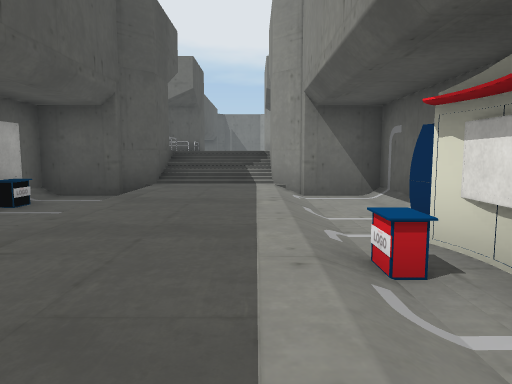
[1] (above)

17 first-person views from a walk through a scene from a Unity 3-D project. The camera is 1.23 m above the floor, tilts 6° down and sees 70° across. The floor is counted in squares, 1.87 m on a side. Each view is taken from the middle of a square. On the plan, view 1 faces up. The plan holds only what a view shows up to about 11 squares ahead; the rest is blank. The player is left out. Some surface patterns are stand-ins.

[2]
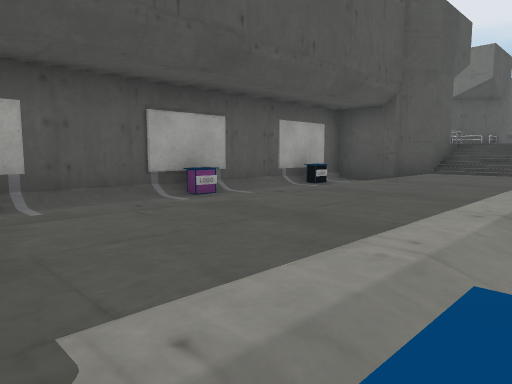

[3]
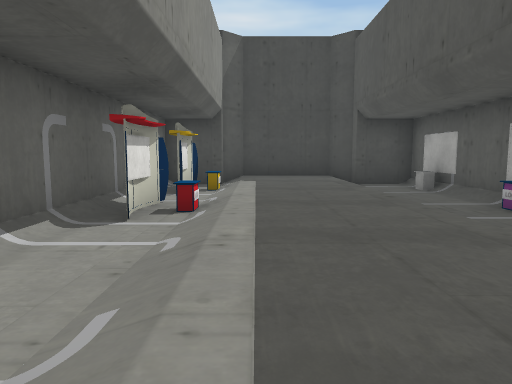

[4]
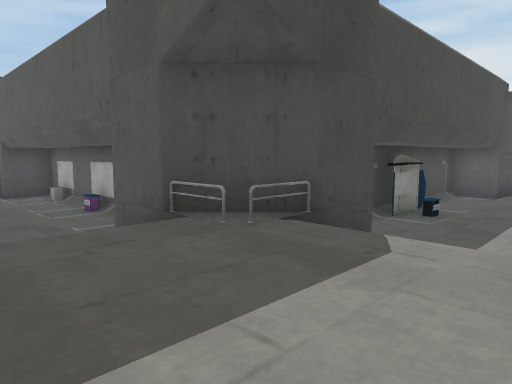

[5]
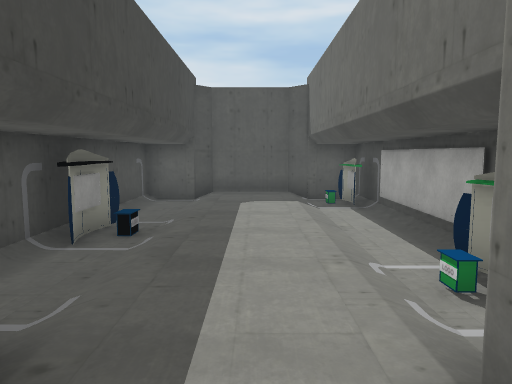

[6]
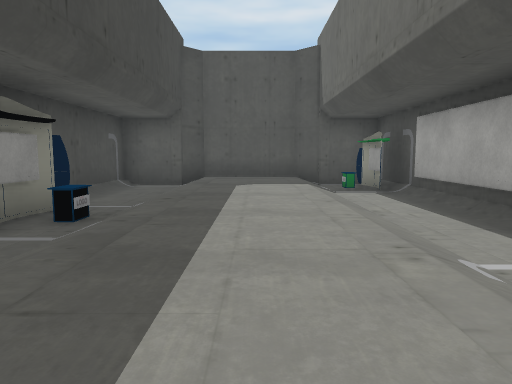

[7]
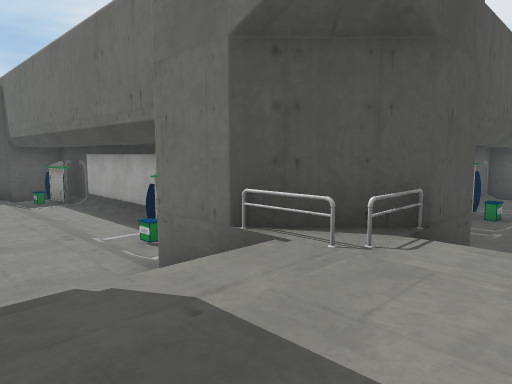

[8]
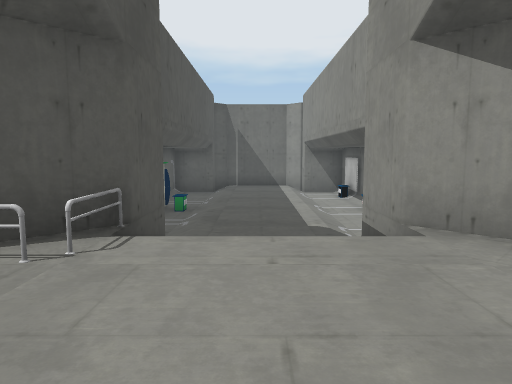

[9]
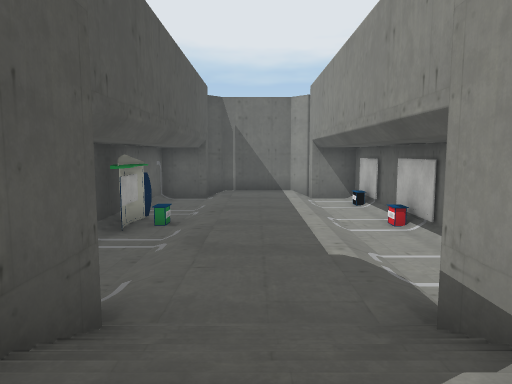

[10]
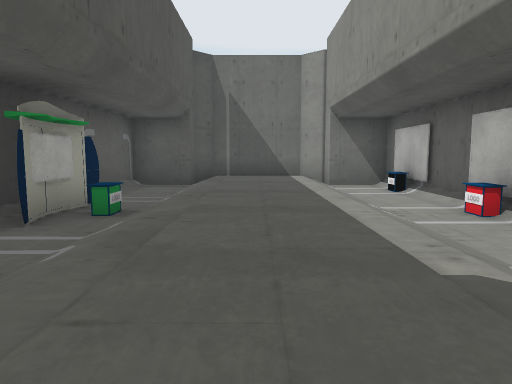

[11]
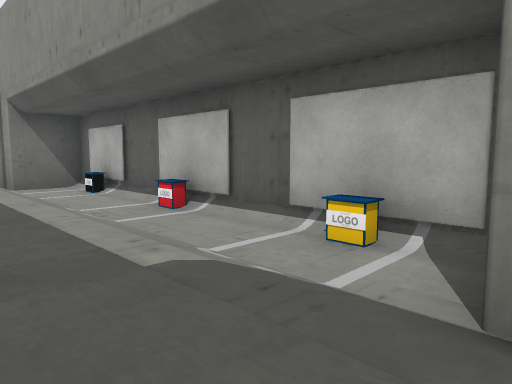

[12]
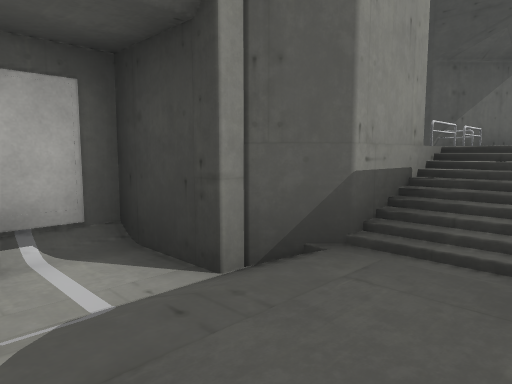

[13]
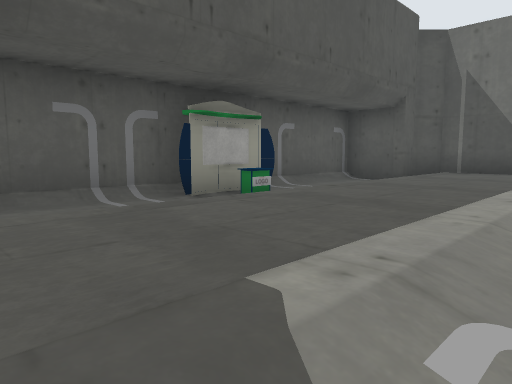

[14]
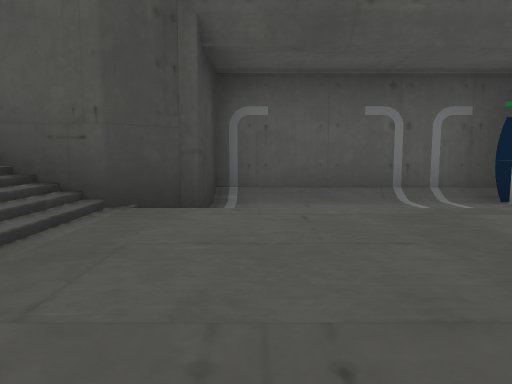

[15]
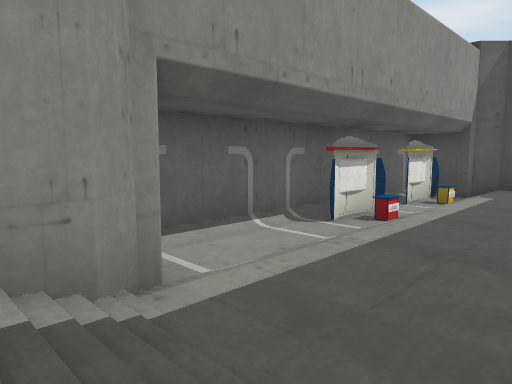

[16]
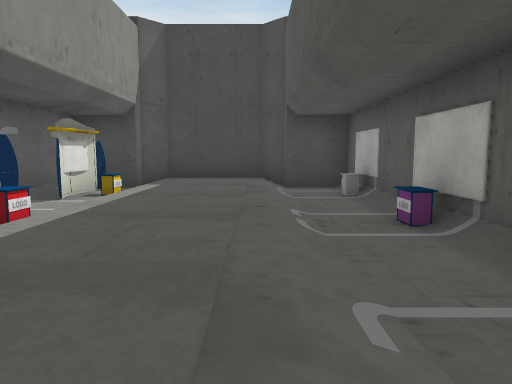

[17]
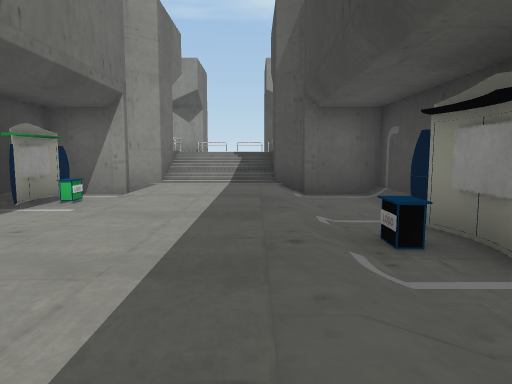

### Floor plan
Key: @ floor where view 1 was taken; # wall or solid block; . main floor; - floor 0.25 m lower than the main floor; : floor 1.25 m higher than the main floor; / step, stairs or slope; = window, fence, low wall or low ledge; R railing; O other object.
Columns run from 16 left of view 1 to 3 right of it. Each row starts with its distance up from view 1.
 27              #####
 26            ###...###
 25            #--...--#
 24            #--...-O#
 23            #--...--#
 22            ##-...--#
 21             #=...-O#
 20            ##-...--#
 19            #--...--#
 18            #--...-O#
 17            #--...--#
 16     #####  ###...###
 15  ##O----######///#
 14 ##-=-----=-###R//#
 13 #.........../R:::R
 12 #...........//:::
 11 #.........../R:::O#
 10 ##/////////###R//##
  9  #----O#---###///#
  8  #############///###
  7            #--...--#
  6            #O-...--#
  5            #--...--#
  4            #--...--#
  3            #O-...###
  2            #--...-##
  1            #--...--#
  0            ##-..@###
 -1             O-...-##
 -2             ##...###
 -3              #####

Where each view was taken, in squares from view 1:
view 1: 0 up, 0 right, facing up
view 2: 1 down, 1 right, facing up-left
view 3: 8 up, 0 right, facing down
view 4: 13 up, 0 right, facing down-left
view 5: 12 up, 3 left, facing left
view 6: 12 up, 5 left, facing left
view 7: 11 up, 1 left, facing up-left
view 8: 11 up, 1 left, facing up
view 9: 13 up, 1 left, facing up
view 10: 16 up, 1 left, facing up
view 11: 16 up, 1 left, facing up-right
view 12: 18 up, 1 left, facing down-right
view 13: 17 up, 1 right, facing up-left
view 14: 17 up, 1 right, facing left
view 15: 9 up, 2 left, facing down-right
view 16: 7 up, 2 left, facing down
view 17: 11 up, 13 left, facing right
